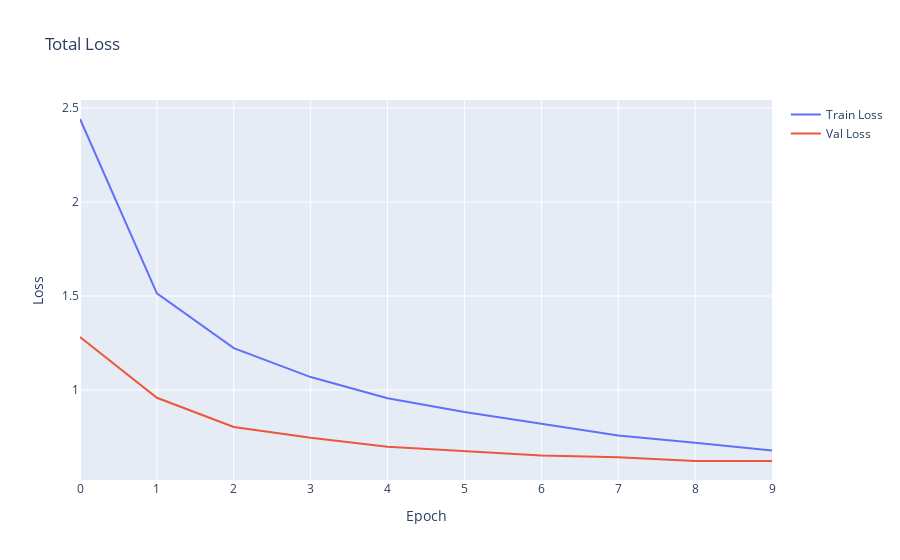
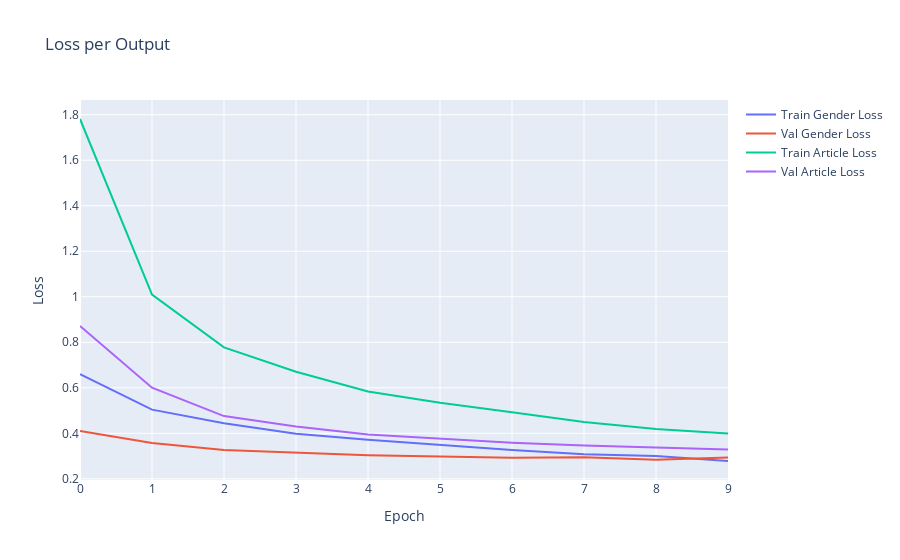
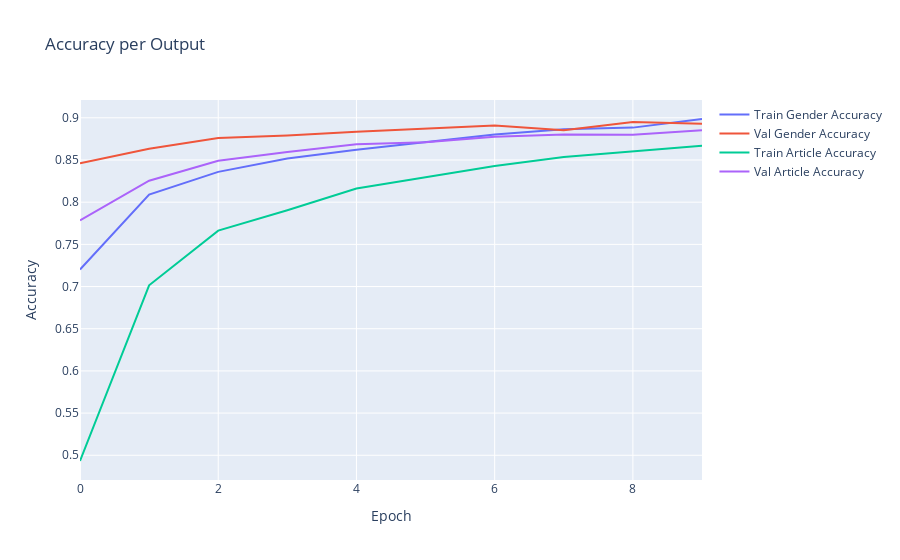

Notebook code for these charts, in order:
### Code cell
# Całkowita strata
fig_loss_total = go.Figure()
fig_loss_total.add_trace(go.Scatter(y=history.history['loss'], mode='lines', name='Train Loss'))
fig_loss_total.add_trace(go.Scatter(y=history.history['val_loss'], mode='lines', name='Val Loss'))
fig_loss_total.update_layout(title='Total Loss', xaxis_title='Epoch', yaxis_title='Loss')
fig_loss_total.show()

# Strata per output
fig_loss_outputs = go.Figure()
fig_loss_outputs.add_trace(go.Scatter(y=history.history['gender_loss'], mode='lines', name='Train Gender Loss'))
fig_loss_outputs.add_trace(go.Scatter(y=history.history['val_gender_loss'], mode='lines', name='Val Gender Loss'))
fig_loss_outputs.add_trace(go.Scatter(y=history.history['article_loss'], mode='lines', name='Train Article Loss'))
fig_loss_outputs.add_trace(go.Scatter(y=history.history['val_article_loss'], mode='lines', name='Val Article Loss'))
fig_loss_outputs.update_layout(title='Loss per Output', xaxis_title='Epoch', yaxis_title='Loss')
fig_loss_outputs.show()

# ACC per output
fig_acc = go.Figure()

fig_acc.add_trace(go.Scatter(y=history.history['gender_accuracy'], mode='lines', name='Train Gender Accuracy'))
fig_acc.add_trace(go.Scatter(y=history.history['val_gender_accuracy'], mode='lines', name='Val Gender Accuracy'))

fig_acc.add_trace(go.Scatter(y=history.history['article_accuracy'], mode='lines', name='Train Article Accuracy'))
fig_acc.add_trace(go.Scatter(y=history.history['val_article_accuracy'], mode='lines', name='Val Article Accuracy'))

fig_acc.update_layout(title='Accuracy per Output', xaxis_title='Epoch', yaxis_title='Accuracy')
fig_acc.show()

### Figure 1 — Plotly figure (JSON) as saved in the notebook; plotly's stock layout.template omitted (floating-point values rounded to 4 significant figures)
{"data": [{"mode": "lines", "name": "Train Loss", "type": "scatter", "y": [2.442, 1.514, 1.223, 1.069, 0.9563, 0.8825, 0.82, 0.7579, 0.7196, 0.678]}, {"mode": "lines", "name": "Val Loss", "type": "scatter", "y": [1.282, 0.9584, 0.8029, 0.7454, 0.6981, 0.6735, 0.6512, 0.6415, 0.6227, 0.622]}], "layout": {"title": {"text": "Total Loss"}, "xaxis": {"title": {"text": "Epoch"}}, "yaxis": {"title": {"text": "Loss"}}}}

### Figure 2 — Plotly figure (JSON) as saved in the notebook; plotly's stock layout.template omitted (floating-point values rounded to 4 significant figures)
{"data": [{"mode": "lines", "name": "Train Gender Loss", "type": "scatter", "y": [0.6598, 0.504, 0.4442, 0.3977, 0.3719, 0.3478, 0.3266, 0.3076, 0.2998, 0.2783]}, {"mode": "lines", "name": "Val Gender Loss", "type": "scatter", "y": [0.4103, 0.3579, 0.3271, 0.3154, 0.3034, 0.2978, 0.2924, 0.2953, 0.2837, 0.2933]}, {"mode": "lines", "name": "Train Article Loss", "type": "scatter", "y": [1.781, 1.01, 0.7776, 0.6703, 0.5838, 0.5343, 0.4928, 0.4498, 0.4193, 0.3992]}, {"mode": "lines", "name": "Val Article Loss", "type": "scatter", "y": [0.8715, 0.6005, 0.4758, 0.4299, 0.3946, 0.3756, 0.3587, 0.3462, 0.3389, 0.3287]}], "layout": {"title": {"text": "Loss per Output"}, "xaxis": {"title": {"text": "Epoch"}}, "yaxis": {"title": {"text": "Loss"}}}}

### Figure 3 — Plotly figure (JSON) as saved in the notebook; plotly's stock layout.template omitted (floating-point values rounded to 4 significant figures)
{"data": [{"mode": "lines", "name": "Train Gender Accuracy", "type": "scatter", "y": [0.7202, 0.809, 0.8359, 0.8518, 0.8623, 0.8716, 0.8802, 0.8866, 0.8884, 0.8986]}, {"mode": "lines", "name": "Val Gender Accuracy", "type": "scatter", "y": [0.8461, 0.8634, 0.876, 0.8792, 0.8834, 0.8873, 0.8908, 0.8853, 0.8951, 0.893]}, {"mode": "lines", "name": "Train Article Accuracy", "type": "scatter", "y": [0.4932, 0.7014, 0.7663, 0.7905, 0.8163, 0.8293, 0.8428, 0.8536, 0.86, 0.8669]}, {"mode": "lines", "name": "Val Article Accuracy", "type": "scatter", "y": [0.7785, 0.8254, 0.849, 0.8596, 0.8686, 0.8711, 0.8777, 0.8803, 0.88, 0.8853]}], "layout": {"title": {"text": "Accuracy per Output"}, "xaxis": {"title": {"text": "Epoch"}}, "yaxis": {"title": {"text": "Accuracy"}}}}
